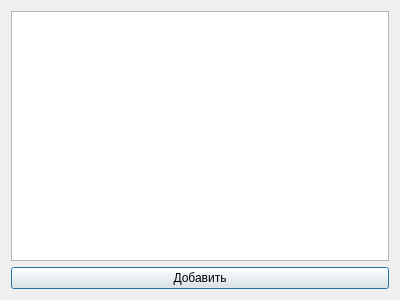
<?xml version="1.0" encoding="UTF-8"?>
<ui version="4.0">
 <class>addUsersGroup</class>
 <widget class="QDialog" name="addUsersGroup">
  <property name="geometry">
   <rect>
    <x>0</x>
    <y>0</y>
    <width>400</width>
    <height>300</height>
   </rect>
  </property>
  <property name="windowTitle">
   <string>Dialog</string>
  </property>
  <layout class="QGridLayout" name="gridLayout">
   <item row="0" column="0">
    <widget class="QListWidget" name="listWidget"/>
   </item>
   <item row="1" column="0">
    <widget class="QPushButton" name="addUserBut">
     <property name="text">
      <string>Добавить</string>
     </property>
    </widget>
   </item>
  </layout>
 </widget>
 <resources/>
 <connections/>
</ui>
